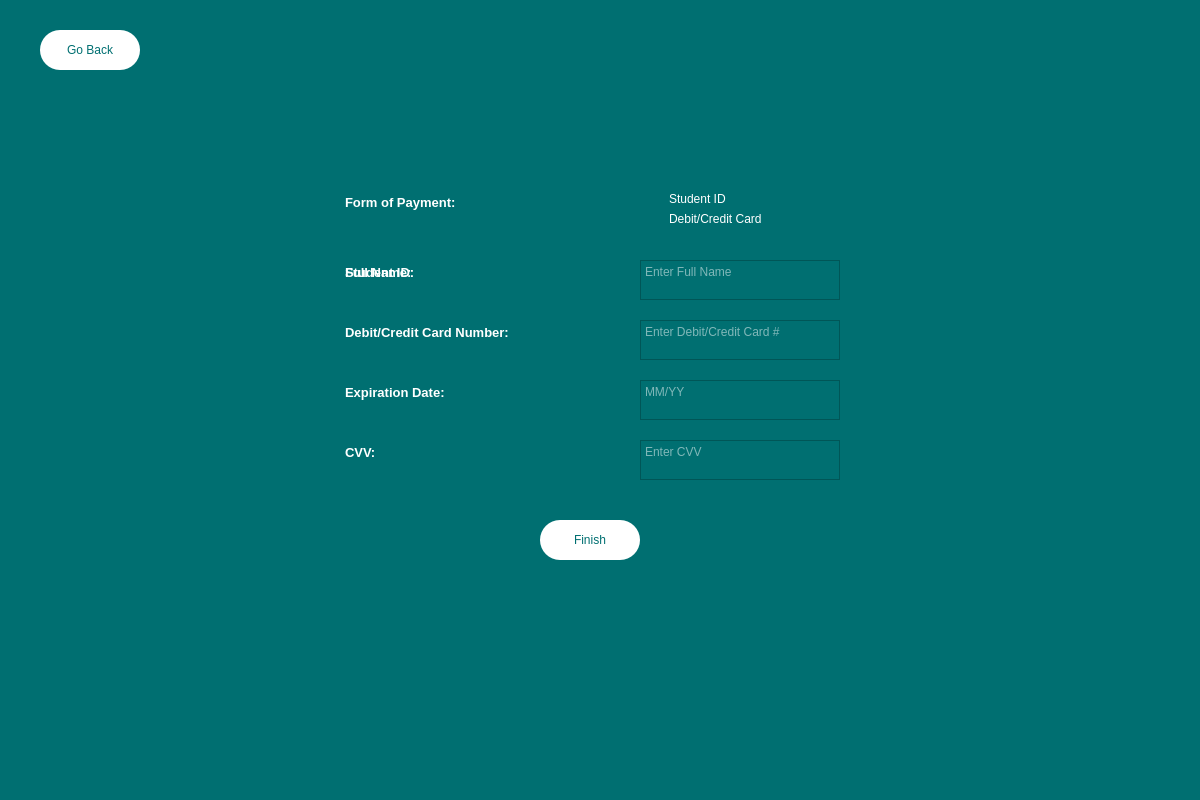
<?xml version="1.0" encoding="UTF-8"?>
<ui version="4.0">
 <class>Dialog</class>
 <widget class="QDialog" name="Dialog">
  <property name="geometry">
   <rect>
    <x>0</x>
    <y>0</y>
    <width>1200</width>
    <height>800</height>
   </rect>
  </property>
  <property name="windowTitle">
   <string>Dialog</string>
  </property>
  <widget class="QWidget" name="widget" native="true">
   <property name="geometry">
    <rect>
     <x>0</x>
     <y>0</y>
     <width>1200</width>
     <height>800</height>
    </rect>
   </property>
   <property name="styleSheet">
    <string notr="true">background-color:rgb(0, 111, 113);
font: 87 12pt &quot;Arial Black&quot;;
color: rgb(255, 255, 255);</string>
   </property>
   <widget class="QPushButton" name="returnBTN">
    <property name="geometry">
     <rect>
      <x>40</x>
      <y>30</y>
      <width>100</width>
      <height>40</height>
     </rect>
    </property>
    <property name="styleSheet">
     <string notr="true">background-color: rgb(255, 255, 255);border-radius:20px;
color:rgb(0, 111, 113);</string>
    </property>
    <property name="text">
     <string>Go Back</string>
    </property>
   </widget>
   <widget class="QTextBrowser" name="studentID">
    <property name="geometry">
     <rect>
      <x>340</x>
      <y>260</y>
      <width>271</width>
      <height>40</height>
     </rect>
    </property>
    <property name="styleSheet">
     <string notr="true">background-color: rgba(255, 255, 255, 0);</string>
    </property>
    <property name="html">
     <string>&lt;!DOCTYPE HTML PUBLIC &quot;-//W3C//DTD HTML 4.0//EN&quot; &quot;http://www.w3.org/TR/REC-html40/strict.dtd&quot;&gt;
&lt;html&gt;&lt;head&gt;&lt;meta name=&quot;qrichtext&quot; content=&quot;1&quot; /&gt;&lt;style type=&quot;text/css&quot;&gt;
p, li { white-space: pre-wrap; }
&lt;/style&gt;&lt;/head&gt;&lt;body style=&quot; font-family:'Arial Black'; font-size:12pt; font-weight:80; font-style:normal;&quot;&gt;
&lt;p style=&quot; margin-top:0px; margin-bottom:0px; margin-left:0px; margin-right:0px; -qt-block-indent:0; text-indent:0px;&quot;&gt;&lt;span style=&quot; font-family:'MS Shell Dlg 2'; font-size:10pt; font-weight:600;&quot;&gt;Student ID:&lt;/span&gt;&lt;/p&gt;&lt;/body&gt;&lt;/html&gt;</string>
    </property>
   </widget>
   <widget class="QPushButton" name="finishBTN">
    <property name="geometry">
     <rect>
      <x>540</x>
      <y>520</y>
      <width>100</width>
      <height>40</height>
     </rect>
    </property>
    <property name="styleSheet">
     <string notr="true">background-color: rgb(255, 255, 255);border-radius:20px;
color:rgb(0, 111, 113);</string>
    </property>
    <property name="text">
     <string>Finish</string>
    </property>
   </widget>
   <widget class="QTextBrowser" name="paymentForm">
    <property name="geometry">
     <rect>
      <x>340</x>
      <y>190</y>
      <width>271</width>
      <height>41</height>
     </rect>
    </property>
    <property name="styleSheet">
     <string notr="true">background-color: rgba(255, 255, 255, 0);</string>
    </property>
    <property name="html">
     <string>&lt;!DOCTYPE HTML PUBLIC &quot;-//W3C//DTD HTML 4.0//EN&quot; &quot;http://www.w3.org/TR/REC-html40/strict.dtd&quot;&gt;
&lt;html&gt;&lt;head&gt;&lt;meta name=&quot;qrichtext&quot; content=&quot;1&quot; /&gt;&lt;style type=&quot;text/css&quot;&gt;
p, li { white-space: pre-wrap; }
&lt;/style&gt;&lt;/head&gt;&lt;body style=&quot; font-family:'Arial Black'; font-size:12pt; font-weight:80; font-style:normal;&quot;&gt;
&lt;p style=&quot; margin-top:0px; margin-bottom:0px; margin-left:0px; margin-right:0px; -qt-block-indent:0; text-indent:0px;&quot;&gt;&lt;span style=&quot; font-family:'MS Shell Dlg 2'; font-size:10pt; font-weight:600;&quot;&gt;Form of Payment:&lt;/span&gt;&lt;/p&gt;&lt;/body&gt;&lt;/html&gt;</string>
    </property>
   </widget>
   <widget class="QCheckBox" name="studentIDCheck">
    <property name="enabled">
     <bool>true</bool>
    </property>
    <property name="geometry">
     <rect>
      <x>650</x>
      <y>190</y>
      <width>121</width>
      <height>18</height>
     </rect>
    </property>
    <property name="styleSheet">
     <string notr="true">background-color: rgba(255, 255, 255, 0);</string>
    </property>
    <property name="text">
     <string>Student ID</string>
    </property>
   </widget>
   <widget class="QCheckBox" name="debitcreditCheck">
    <property name="geometry">
     <rect>
      <x>650</x>
      <y>210</y>
      <width>181</width>
      <height>18</height>
     </rect>
    </property>
    <property name="styleSheet">
     <string notr="true">background-color: rgba(255, 255, 255, 0);</string>
    </property>
    <property name="text">
     <string>Debit/Credit Card</string>
    </property>
   </widget>
   <widget class="QTextBrowser" name="fullName">
    <property name="geometry">
     <rect>
      <x>340</x>
      <y>260</y>
      <width>271</width>
      <height>40</height>
     </rect>
    </property>
    <property name="styleSheet">
     <string notr="true">background-color: rgba(255, 255, 255, 0);</string>
    </property>
    <property name="html">
     <string>&lt;!DOCTYPE HTML PUBLIC &quot;-//W3C//DTD HTML 4.0//EN&quot; &quot;http://www.w3.org/TR/REC-html40/strict.dtd&quot;&gt;
&lt;html&gt;&lt;head&gt;&lt;meta name=&quot;qrichtext&quot; content=&quot;1&quot; /&gt;&lt;style type=&quot;text/css&quot;&gt;
p, li { white-space: pre-wrap; }
&lt;/style&gt;&lt;/head&gt;&lt;body style=&quot; font-family:'Arial Black'; font-size:12pt; font-weight:80; font-style:normal;&quot;&gt;
&lt;p style=&quot; margin-top:0px; margin-bottom:0px; margin-left:0px; margin-right:0px; -qt-block-indent:0; text-indent:0px;&quot;&gt;&lt;span style=&quot; font-family:'MS Shell Dlg 2'; font-size:10pt; font-weight:600;&quot;&gt;Full Name:&lt;/span&gt;&lt;/p&gt;&lt;/body&gt;&lt;/html&gt;</string>
    </property>
   </widget>
   <widget class="QTextBrowser" name="ccNumber">
    <property name="geometry">
     <rect>
      <x>340</x>
      <y>320</y>
      <width>271</width>
      <height>40</height>
     </rect>
    </property>
    <property name="styleSheet">
     <string notr="true">background-color: rgba(255, 255, 255, 0);</string>
    </property>
    <property name="html">
     <string>&lt;!DOCTYPE HTML PUBLIC &quot;-//W3C//DTD HTML 4.0//EN&quot; &quot;http://www.w3.org/TR/REC-html40/strict.dtd&quot;&gt;
&lt;html&gt;&lt;head&gt;&lt;meta name=&quot;qrichtext&quot; content=&quot;1&quot; /&gt;&lt;style type=&quot;text/css&quot;&gt;
p, li { white-space: pre-wrap; }
&lt;/style&gt;&lt;/head&gt;&lt;body style=&quot; font-family:'Arial Black'; font-size:12pt; font-weight:80; font-style:normal;&quot;&gt;
&lt;p style=&quot; margin-top:0px; margin-bottom:0px; margin-left:0px; margin-right:0px; -qt-block-indent:0; text-indent:0px;&quot;&gt;&lt;span style=&quot; font-family:'MS Shell Dlg 2'; font-size:10pt; font-weight:600;&quot;&gt;Debit/Credit Card Number:&lt;/span&gt;&lt;/p&gt;&lt;/body&gt;&lt;/html&gt;</string>
    </property>
    <property name="placeholderText">
     <string/>
    </property>
   </widget>
   <widget class="QTextBrowser" name="expDate">
    <property name="geometry">
     <rect>
      <x>340</x>
      <y>380</y>
      <width>271</width>
      <height>40</height>
     </rect>
    </property>
    <property name="styleSheet">
     <string notr="true">background-color: rgba(255, 255, 255, 0);</string>
    </property>
    <property name="html">
     <string>&lt;!DOCTYPE HTML PUBLIC &quot;-//W3C//DTD HTML 4.0//EN&quot; &quot;http://www.w3.org/TR/REC-html40/strict.dtd&quot;&gt;
&lt;html&gt;&lt;head&gt;&lt;meta name=&quot;qrichtext&quot; content=&quot;1&quot; /&gt;&lt;style type=&quot;text/css&quot;&gt;
p, li { white-space: pre-wrap; }
&lt;/style&gt;&lt;/head&gt;&lt;body style=&quot; font-family:'Arial Black'; font-size:12pt; font-weight:80; font-style:normal;&quot;&gt;
&lt;p style=&quot; margin-top:0px; margin-bottom:0px; margin-left:0px; margin-right:0px; -qt-block-indent:0; text-indent:0px;&quot;&gt;&lt;span style=&quot; font-family:'MS Shell Dlg 2'; font-size:10pt; font-weight:600;&quot;&gt;Expiration Date:&lt;/span&gt;&lt;/p&gt;&lt;/body&gt;&lt;/html&gt;</string>
    </property>
   </widget>
   <widget class="QTextBrowser" name="CVV">
    <property name="geometry">
     <rect>
      <x>340</x>
      <y>440</y>
      <width>271</width>
      <height>40</height>
     </rect>
    </property>
    <property name="styleSheet">
     <string notr="true">background-color: rgba(255, 255, 255, 0);</string>
    </property>
    <property name="html">
     <string>&lt;!DOCTYPE HTML PUBLIC &quot;-//W3C//DTD HTML 4.0//EN&quot; &quot;http://www.w3.org/TR/REC-html40/strict.dtd&quot;&gt;
&lt;html&gt;&lt;head&gt;&lt;meta name=&quot;qrichtext&quot; content=&quot;1&quot; /&gt;&lt;style type=&quot;text/css&quot;&gt;
p, li { white-space: pre-wrap; }
&lt;/style&gt;&lt;/head&gt;&lt;body style=&quot; font-family:'Arial Black'; font-size:12pt; font-weight:80; font-style:normal;&quot;&gt;
&lt;p style=&quot; margin-top:0px; margin-bottom:0px; margin-left:0px; margin-right:0px; -qt-block-indent:0; text-indent:0px;&quot;&gt;&lt;span style=&quot; font-family:'MS Shell Dlg 2'; font-size:10pt; font-weight:600;&quot;&gt;CVV:&lt;/span&gt;&lt;/p&gt;&lt;/body&gt;&lt;/html&gt;</string>
    </property>
   </widget>
   <widget class="QTextEdit" name="nameInput">
    <property name="geometry">
     <rect>
      <x>640</x>
      <y>260</y>
      <width>200</width>
      <height>40</height>
     </rect>
    </property>
    <property name="html">
     <string>&lt;!DOCTYPE HTML PUBLIC &quot;-//W3C//DTD HTML 4.0//EN&quot; &quot;http://www.w3.org/TR/REC-html40/strict.dtd&quot;&gt;
&lt;html&gt;&lt;head&gt;&lt;meta name=&quot;qrichtext&quot; content=&quot;1&quot; /&gt;&lt;style type=&quot;text/css&quot;&gt;
p, li { white-space: pre-wrap; }
&lt;/style&gt;&lt;/head&gt;&lt;body style=&quot; font-family:'Arial Black'; font-size:12pt; font-weight:80; font-style:normal;&quot;&gt;
&lt;p style=&quot;-qt-paragraph-type:empty; margin-top:0px; margin-bottom:0px; margin-left:0px; margin-right:0px; -qt-block-indent:0; text-indent:0px; font-family:'MS Shell Dlg 2'; font-size:7.8pt; font-weight:400;&quot;&gt;&lt;br /&gt;&lt;/p&gt;&lt;/body&gt;&lt;/html&gt;</string>
    </property>
    <property name="placeholderText">
     <string>Enter Full Name</string>
    </property>
   </widget>
   <widget class="QTextEdit" name="idInput">
    <property name="geometry">
     <rect>
      <x>640</x>
      <y>260</y>
      <width>200</width>
      <height>40</height>
     </rect>
    </property>
    <property name="html">
     <string>&lt;!DOCTYPE HTML PUBLIC &quot;-//W3C//DTD HTML 4.0//EN&quot; &quot;http://www.w3.org/TR/REC-html40/strict.dtd&quot;&gt;
&lt;html&gt;&lt;head&gt;&lt;meta name=&quot;qrichtext&quot; content=&quot;1&quot; /&gt;&lt;style type=&quot;text/css&quot;&gt;
p, li { white-space: pre-wrap; }
&lt;/style&gt;&lt;/head&gt;&lt;body style=&quot; font-family:'Arial Black'; font-size:12pt; font-weight:80; font-style:normal;&quot;&gt;
&lt;p style=&quot;-qt-paragraph-type:empty; margin-top:0px; margin-bottom:0px; margin-left:0px; margin-right:0px; -qt-block-indent:0; text-indent:0px; font-family:'MS Shell Dlg 2'; font-size:7.8pt; font-weight:400;&quot;&gt;&lt;br /&gt;&lt;/p&gt;&lt;/body&gt;&lt;/html&gt;</string>
    </property>
    <property name="placeholderText">
     <string>Enter Student ID</string>
    </property>
   </widget>
   <widget class="QTextEdit" name="dccInput">
    <property name="geometry">
     <rect>
      <x>640</x>
      <y>320</y>
      <width>200</width>
      <height>40</height>
     </rect>
    </property>
    <property name="html">
     <string>&lt;!DOCTYPE HTML PUBLIC &quot;-//W3C//DTD HTML 4.0//EN&quot; &quot;http://www.w3.org/TR/REC-html40/strict.dtd&quot;&gt;
&lt;html&gt;&lt;head&gt;&lt;meta name=&quot;qrichtext&quot; content=&quot;1&quot; /&gt;&lt;style type=&quot;text/css&quot;&gt;
p, li { white-space: pre-wrap; }
&lt;/style&gt;&lt;/head&gt;&lt;body style=&quot; font-family:'Arial Black'; font-size:12pt; font-weight:80; font-style:normal;&quot;&gt;
&lt;p style=&quot;-qt-paragraph-type:empty; margin-top:0px; margin-bottom:0px; margin-left:0px; margin-right:0px; -qt-block-indent:0; text-indent:0px; font-family:'MS Shell Dlg 2'; font-size:7.8pt; font-weight:400;&quot;&gt;&lt;br /&gt;&lt;/p&gt;&lt;/body&gt;&lt;/html&gt;</string>
    </property>
    <property name="placeholderText">
     <string>Enter Debit/Credit Card #</string>
    </property>
   </widget>
   <widget class="QTextEdit" name="expInput">
    <property name="geometry">
     <rect>
      <x>640</x>
      <y>380</y>
      <width>200</width>
      <height>40</height>
     </rect>
    </property>
    <property name="html">
     <string>&lt;!DOCTYPE HTML PUBLIC &quot;-//W3C//DTD HTML 4.0//EN&quot; &quot;http://www.w3.org/TR/REC-html40/strict.dtd&quot;&gt;
&lt;html&gt;&lt;head&gt;&lt;meta name=&quot;qrichtext&quot; content=&quot;1&quot; /&gt;&lt;style type=&quot;text/css&quot;&gt;
p, li { white-space: pre-wrap; }
&lt;/style&gt;&lt;/head&gt;&lt;body style=&quot; font-family:'Arial Black'; font-size:12pt; font-weight:80; font-style:normal;&quot;&gt;
&lt;p style=&quot;-qt-paragraph-type:empty; margin-top:0px; margin-bottom:0px; margin-left:0px; margin-right:0px; -qt-block-indent:0; text-indent:0px; font-family:'MS Shell Dlg 2'; font-size:7.8pt; font-weight:400;&quot;&gt;&lt;br /&gt;&lt;/p&gt;&lt;/body&gt;&lt;/html&gt;</string>
    </property>
    <property name="placeholderText">
     <string>MM/YY</string>
    </property>
   </widget>
   <widget class="QTextEdit" name="cvvInput">
    <property name="geometry">
     <rect>
      <x>640</x>
      <y>440</y>
      <width>200</width>
      <height>40</height>
     </rect>
    </property>
    <property name="html">
     <string>&lt;!DOCTYPE HTML PUBLIC &quot;-//W3C//DTD HTML 4.0//EN&quot; &quot;http://www.w3.org/TR/REC-html40/strict.dtd&quot;&gt;
&lt;html&gt;&lt;head&gt;&lt;meta name=&quot;qrichtext&quot; content=&quot;1&quot; /&gt;&lt;style type=&quot;text/css&quot;&gt;
p, li { white-space: pre-wrap; }
&lt;/style&gt;&lt;/head&gt;&lt;body style=&quot; font-family:'Arial Black'; font-size:12pt; font-weight:80; font-style:normal;&quot;&gt;
&lt;p style=&quot;-qt-paragraph-type:empty; margin-top:0px; margin-bottom:0px; margin-left:0px; margin-right:0px; -qt-block-indent:0; text-indent:0px; font-family:'MS Shell Dlg 2'; font-size:7.8pt; font-weight:400;&quot;&gt;&lt;br /&gt;&lt;/p&gt;&lt;/body&gt;&lt;/html&gt;</string>
    </property>
    <property name="placeholderText">
     <string>Enter CVV</string>
    </property>
   </widget>
   <zorder>idInput</zorder>
   <zorder>returnBTN</zorder>
   <zorder>studentID</zorder>
   <zorder>finishBTN</zorder>
   <zorder>paymentForm</zorder>
   <zorder>studentIDCheck</zorder>
   <zorder>debitcreditCheck</zorder>
   <zorder>fullName</zorder>
   <zorder>ccNumber</zorder>
   <zorder>expDate</zorder>
   <zorder>CVV</zorder>
   <zorder>nameInput</zorder>
   <zorder>dccInput</zorder>
   <zorder>expInput</zorder>
   <zorder>cvvInput</zorder>
  </widget>
 </widget>
 <resources/>
 <connections/>
</ui>
